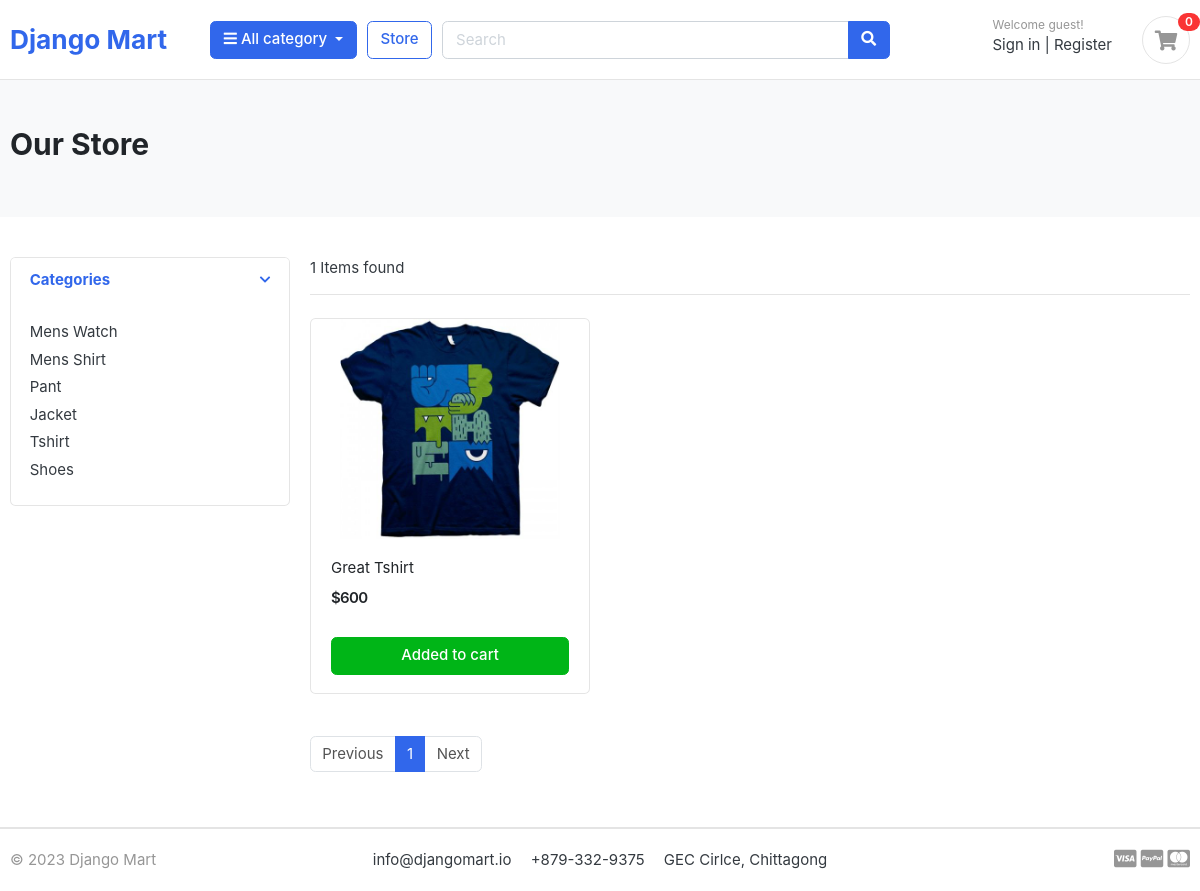
Page /store/category/tshirt/ on the earlier database version.
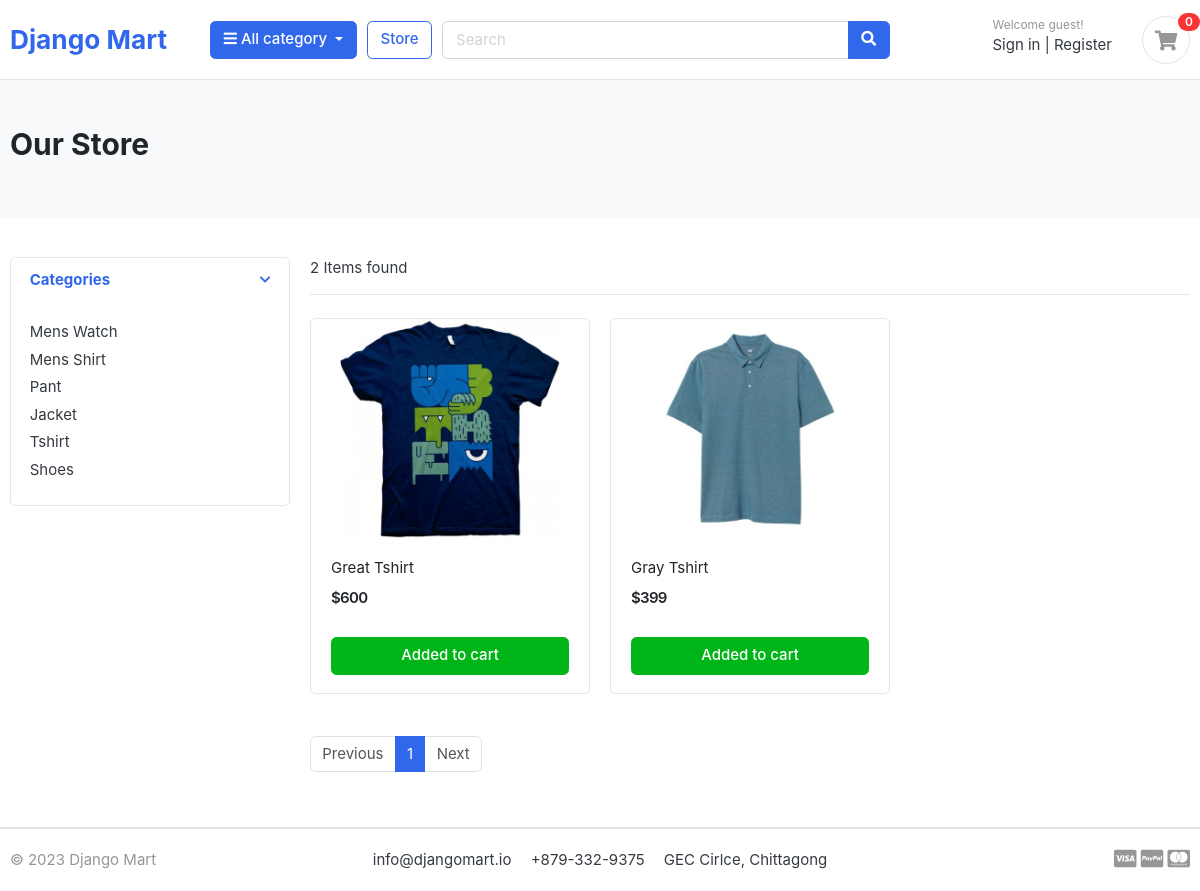
Same page on the later database version.
### category/models.py (models this page shows)
class Category(models.Model):
    category_name = models.CharField(max_length=50, unique=True)
    slug = models.SlugField(max_length=100, unique=True)
    description = models.TextField(max_length=255, blank=True)
    cat_image = models.ImageField(upload_to='photos/categories', blank=True)
    def __str__(self):
        return self.category_name

### store/models.py (models this page shows, shortened)
class Product(models.Model):
    product_name = models.CharField(max_length=100, unique=True)
    slug = models.SlugField(max_length=200, unique=True)
    description = models.TextField(max_length=500, blank=True)
    price = models.IntegerField()
    image = models.ImageField(upload_to='photos/products')
    stock = models.IntegerField()
    is_available = models.BooleanField(default=True)
    category = models.ForeignKey(Category, on_delete=models.CASCADE)
    created_date = models.DateTimeField(auto_now_add=True)
    modified_date = models.DateTimeField(auto_now=True)

### store/views.py (the view)
# urls.py: path('store/',include('store.urls')),
def store(request, category_slug=None):
    searchItem = request.GET.get('searchItem')
    products = Product.objects.filter(is_available=True)
    if searchItem:
        products = products.filter(product_name__icontains=searchItem)
    if category_slug:
        category = get_object_or_404(Category, slug=category_slug)
        products = products.filter(category=category)
    paginator = Paginator(products, 3)
    page = request.GET.get('page')
    paged_product = paginator.get_page(page)
    categories = Category.objects.all()
    context = {
        'products': paged_product,
        'categories': categories,
    }
    return render(request, 'store/store.html', context)

### store/templates/store/store.html
{% extends "base.html" %}
{% block content %}
<section class="section-pagetop bg">
	<div class="container">
		<h2 class="title-page">Our Store</h2>
	</div>
</section>
<section class="section-content padding-y">
	<div class="container">
		<div class="row">
			<aside class="col-md-3">
				<div class="card">
					<article class="filter-group">
						<header class="card-header">
							<a href="#" data-toggle="collapse" data-target="#collapse_1" aria-expanded="true" class="">
								<i class="icon-control fa fa-chevron-down"></i>
								<h6 class="title">Categories</h6>
							</a>
						</header>
						<div class="filter-content collapse show" id="collapse_1" style="">
							<div class="card-body">
								<ul class="list-menu">
									{% for category in categories %}
									<li><a href="{% url 'products_by_category' category.slug %}"> {{category}} </a></li>
									{% endfor %}
								</ul>
							</div>
						</div>
					</article>
				</div>
			</aside>
			<main class="col-md-9">
				<header class="border-bottom mb-4 pb-3">
					<div class="form-inline">
						<span class="mr-md-auto"> {{products | length}} Items found </span>
					</div>
				</header>
				<div class="row">
					{% for product in products %}
					<div class="col-md-4">
						<figure class="card card-product-grid">
							<div class="img-wrap">
								<img src="{{product.image.url}}">
							</div>
							<figcaption class="info-wrap">
								<div class="fix-height">
									<a href="{% url 'product_details' product.category.slug product.slug %}"
										class="title">{{product.product_name}}</a>
									<div class="price-wrap mt-2">
										<span class="price">${{product.price}}</span>
									</div>
								</div>
								<a href="{% url 'cart' %}" class="btn btn-block btn-success">Added to cart </a>
							</figcaption>
						</figure>
					</div>
					{% endfor %}
				</div>
				<nav class="mt-4" aria-label="Page navigation sample">
					<ul class="pagination">
						{% if products.has_previous %}
						<li class="page-item"><a class="page-link"
								href="?page={{products.previous_page_number}}">Previous</a>
						</li>
						{% else %}
						<li class="page-item disabled"><a class="page-link" href="#">Previous</a></li>
						{% endif %}
						{% for i in products.paginator.page_range %}
						<li class="page-item active"><a class="page-link" href="?page={{i}}">{{i}}</a></li>
						{% endfor %}
						{% if products.has_next %}
						<li class="page-item"><a class="page-link" href="?page={{products.next_page_number}}">Next</a>
						</li>
						{% else %}
						<li class="page-item disabled"><a class="page-link" href="#">Next</a></li>
						{% endif %}
					</ul>
				</nav>
			</main>
		</div>
	</div>
</section>
{% endblock content %}

Differences in the rows shown:
added Product: image (picture), product_name "Gray Tshirt", price "399"
Other differences:
{{ products | length }}: "1" → "2"
